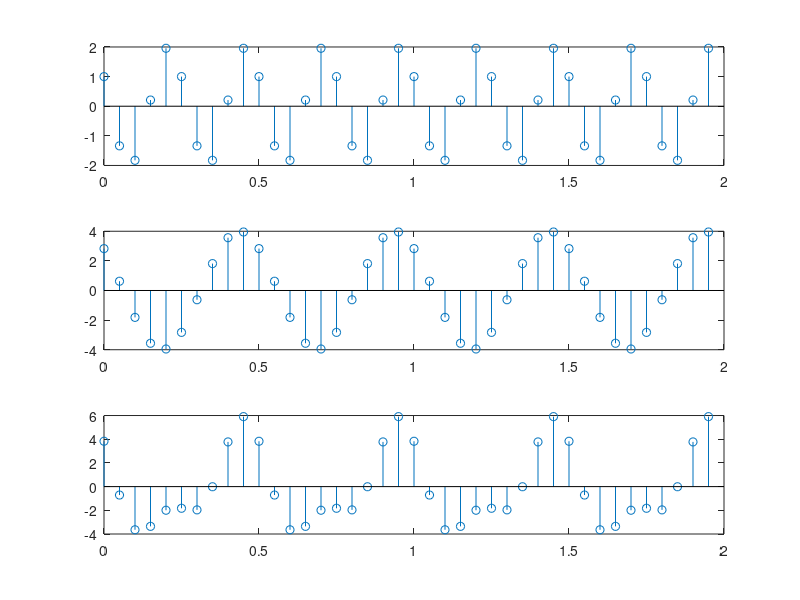

Recreate this plot in MATLAB.
clear all;
close all;
clc;

Fs = 20;
T = 2;
A1 = 2;
A2 = 4;
fi1 = pi/3;
fi2 = pi/4;
f1 = 4;
f2 = 2;
M = 0;

t = 0:1/Fs:T - 1/Fs;

sig1 = A1 * cos(2 * pi * f1 * t + fi1) + M;
sig2 = A2 * cos(2 * pi * f2 * t + fi2) + M;
sig12 = sig1 + sig2;

subplot(3,1,1);
stem(t,sig1);
subplot(3,1,2);
stem(t,sig2);
subplot(3,1,3);
stem(t,sig12);